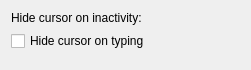
<?xml version="1.0" encoding="UTF-8"?>
<ui version="4.0">
 <class>HideCursorEffectConfig</class>
 <widget class="QWidget" name="HideCursorEffectConfig">
  <property name="geometry">
   <rect>
    <x>0</x>
    <y>0</y>
    <width>251</width>
    <height>70</height>
   </rect>
  </property>
  <layout class="QFormLayout" name="formLayout">
   <item row="0" column="0">
    <widget class="QLabel" name="label_InactivityDuration">
     <property name="text">
      <string>Hide cursor on inactivity:</string>
     </property>
    </widget>
   </item>
   <item row="1" column="0">
    <widget class="QCheckBox" name="kcfg_HideOnTyping">
     <property name="text">
      <string>Hide cursor on typing</string>
     </property>
    </widget>
   </item>
  </layout>
 </widget>
 <resources/>
 <connections/>
</ui>
